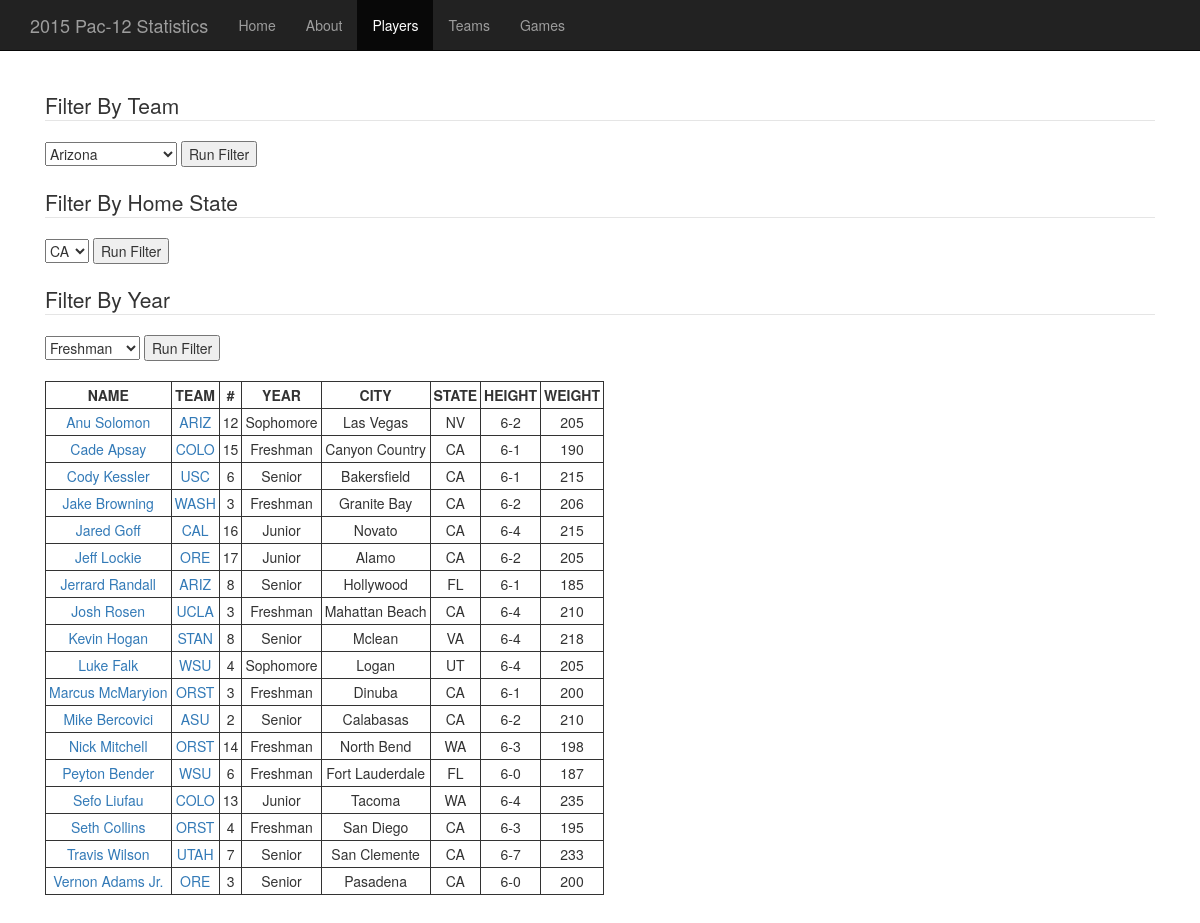
Page /players.php on the committed database.
### tables this page shows
CREATE TABLE p12_player (
   player_id INTEGER UNSIGNED NOT NULL AUTO_INCREMENT,
   team_id INTEGER UNSIGNED NOT NULL,
   first_name VARCHAR(20) NOT NULL,
   last_name VARCHAR(20) NOT NULL,
   uniform_number INTEGER NOT NULL,
   position VARCHAR(3) NOT NULL,
   eligibility_year INTEGER UNSIGNED,
   home_city VARCHAR(30) NOT NULL,
   home_state VARCHAR(2) NOT NULL,
   height INTEGER UNSIGNED NOT NULL,
   weight INTEGER UNSIGNED NOT NULL,
   PRIMARY KEY (player_id),
   CONSTRAINT `fk_player_team` FOREIGN KEY (team_id) REFERENCES p12_team (team_id) ON DELETE CASCADE ON UPDATE CASCADE,
   CONSTRAINT `fk_player_year` FOREIGN KEY (eligibility_year) REFERENCES p12_player_year (year_id) ON DELETE SET NULL ON UPDATE CASCADE
);

CREATE TABLE p12_team (
   team_id INTEGER UNSIGNED NOT NULL AUTO_INCREMENT,
   institution VARCHAR(60) NOT NULL,
   team_name VARCHAR(30) NOT NULL,
   team_short_name VARCHAR(4) NOT NULL,
   nickname VARCHAR(30) NOT NULL,
   city VARCHAR(30) NOT NULL,
   state VARCHAR(2) NOT NULL,
   stadium_name VARCHAR(30) NOT NULL,
   capacity INTEGER UNSIGNED NOT NULL,
   division VARCHAR(10) NOT NULL,
   PRIMARY KEY (team_id),
   UNIQUE KEY (team_name)
);

CREATE TABLE p12_player_year (
   year_id INTEGER UNSIGNED NOT NULL AUTO_INCREMENT,
   year VARCHAR(20) NOT NULL,
   PRIMARY KEY (year_id)
);

### src/players.php (the view, shortened to what this page needs)
<?php include('header.php'); ?>
        <div id="navbar" class="collapse navbar-collapse">
          <ul class="nav navbar-nav">
            <li><a href="index.php">Home</a></li>
            <li><a href="about.php">About</a></li>
            <li class="active"><a href="players.php">Players</a></li>
            <li><a href="teams.php">Teams</a></li>
            <li><a href="games.php">Games</a></li>
          </ul>
        </div>
      </div>
    </nav>
    <div class="container">
      <div class="starter-template">
         <div>
            <form method="post" action="filter_players_team.php">
               <fieldset>
                  <legend>Filter By Team</legend>
                     <select name="Team">
                        <?php
                        if(!($stmt = $mysqli->prepare("
                           SELECT
                              team_id,
                              team_name
                           FROM p12_team
                           ORDER BY team_name
                        "))){
                           echo "Prepare failed: "  . $stmt->errno . " " . $stmt->error;
                        }
                        if(!$stmt->execute()){
                           echo "Execute failed: "  . $mysqli->connect_errno . " " . $mysqli->connect_error;
                        }
                        if(!$stmt->bind_result(
                           $team_id,
                           $team_name
                        )){
                           echo "Bind failed: "  . $mysqli->connect_errno . " " . $mysqli->connect_error;
                        }
                        while($stmt->fetch()){
                         echo '<option value=" '. $team_id . ' "> ' . $team_name . '</option>\n';
                        }
                        ?>
                     </select>
                     <input type="submit" value="Run Filter" />
               </fieldset>
            </form>
         </div>
         <br>
         <div>
            <form method="post" action="filter_players_state.php">
               <fieldset>
                  <legend>Filter By Home State</legend>
                     <select name="State">
                        <?php
                        if(!($stmt = $mysqli->prepare("
                           SELECT
                              home_state
                           FROM p12_player
                           GROUP BY home_state
                           ORDER BY home_state
                        "))){
                           echo "Prepare failed: "  . $stmt->errno . " " . $stmt->error;
                        }
                        if(!$stmt->execute()){
                           echo "Execute failed: "  . $mysqli->connect_errno . " " . $mysqli->connect_error;
                        }
                        if(!$stmt->bind_result(
                           $state
                        )){
                           echo "Bind failed: "  . $mysqli->connect_errno . " " . $mysqli->connect_error;
                        }
                        while($stmt->fetch()){
                         echo '<option value="'. $state . '"> ' . $state . '</option>\n';
                        }
                        ?>
                     </select>
                     <input type="submit" value="Run Filter" />
               </fieldset>
            </form>
         </div>
         <br>
         <div>
            <form method="post" action="filter_players_year.php">
               <fieldset>
                  <legend>Filter By Year</legend>
                     <select name="Year">
                        <?php
                        if(!($stmt = $mysqli->prepare("
                           SELECT
                              year_id,
                              year
                           FROM p12_player_year
                           ORDER BY year_id
                        "))){
                           echo "Prepare failed: "  . $stmt->errno . " " . $stmt->error;
                        }
                        if(!$stmt->execute()){
                           echo "Execute failed: "  . $mysqli->connect_errno . " " . $mysqli->connect_error;
                        }
                        if(!$stmt->bind_result(
                           $year_id,
                           $year
                        )){
                           echo "Bind failed: "  . $mysqli->connect_errno . " " . $mysqli->connect_error;
                        }
                        while($stmt->fetch()){
                         echo '<option value=" '. $year_id . ' "> ' . $year . '</option>\n';
                        }
                        ?>
                     </select>
                     <input type="submit" value="Run Filter" />
               </fieldset>
            </form>
         </div>
         <br>
         <div id="header">
            <table>
               <tr>
                  <th>NAME</th>
                  <th>TEAM</th>
                  <th>#</th>
                  <th>YEAR</th>
                  <th>CITY</th>
                  <th>STATE</th>
                  <th>HEIGHT</th>
                  <th>WEIGHT</th>
               </tr>
               <?php
               if(!($stmt = $mysqli->prepare("
                  SELECT
                     p.player_id,
                     t.team_id,
                     t.team_short_name,
                     p.first_name,
                     p.last_name,
                     p.uniform_number,
                     py.year,
                     p.home_city,
                     p.home_state,
                     p.height,
                     p.weight
                  FROM p12_player p
                  INNER JOIN p12_team t on t.team_id = p.team_id
                  INNER JOIN p12_player_year py on py.year_id = p.eligibility_year
                  ORDER BY first_name
               "))) {
                  echo "Prepare failed: " . $mysqli->connect_errno . " " . $mysqli->connect_error;
               }
               if(!$stmt->execute()){
                  echo "Execute failed: " . $mysqli->connect_errno . " " . $mysqli->connect_error;
               }
               if(!($stmt->bind_result(
                  $player_id,
                  $team_id,
                  $team_name,
                  $fname,
                  $lname,
                  $number,
                  $year,
                  $city,
                  $state,
                  $height,
                  $weight
               ))){
                  echo "Bind failed: " . $mysqli->connect_errno . " " . $mysqli->connect_error;
               }
               while($stmt->fetch()) {
                  $height_feet = floor($height / 12);
                  $height_inches = $height % 12;
                  echo("<tr>\n
                        <td><a href=\"player.php?id=". $player_id . "\">" . $fname . " " . $lname . "</a></td>\n
                        <td><a href=\"team.php?id=" . $team_id . "\">" . $team_name . "</a></td>\n
                        <td>" . $number . "</td>\n
                        <td>" . $year . "</td>\n
                        <td>" . $city . "</td>\n
                        <td>" . $state . "</td>\n
                        <td>" . $height_feet . "-" . $height_inches . "</td>\n
                        <td>" . $weight . "</td>\n
                     </tr>\n");
               }
               ?>
            </table>
         </div>
      </div>
    </div>
<?php include('footer.php'); ?>

### src/css/starter-template.css (style rules this page uses)
body { padding-top: 50px; }
.starter-template { padding: 40px 15px; text-align: center; }
table, tr, th, td { padding: 3px; }
table, tr, th, td { border: 1px solid; }
th { text-align: center; }
form { text-align: left; }

### rows in the picture
p12_player: first_name "Anu", last_name "Solomon", team.team_short_name "ARIZ", uniform_number "12", eligibility_year.year "Sophomore", home_city "Las Vegas", home_state "NV", height "6", height "2", weight "205"
p12_player: first_name "Cade", last_name "Apsay", team.team_short_name "COLO", uniform_number "15", eligibility_year.year "Freshman", home_city "Canyon Country", home_state "CA", height "6", height "1", weight "190"
p12_player: first_name "Cody", last_name "Kessler", team.team_short_name "USC", uniform_number "6", eligibility_year.year "Senior", home_city "Bakersfield", home_state "CA", height "6", height "1", weight "215"
p12_player: first_name "Jake", last_name "Browning", team.team_short_name "WASH", uniform_number "3", eligibility_year.year "Freshman", home_city "Granite Bay", home_state "CA", height "6", height "2", weight "206"
p12_player: first_name "Jared", last_name "Goff", team.team_short_name "CAL", uniform_number "16", eligibility_year.year "Junior", home_city "Novato", home_state "CA", height "6", height "4", weight "215"
p12_player: first_name "Jeff", last_name "Lockie", team.team_short_name "ORE", uniform_number "17", eligibility_year.year "Junior", home_city "Alamo", home_state "CA", height "6", height "2", weight "205"
p12_player: first_name "Jerrard", last_name "Randall", team.team_short_name "ARIZ", uniform_number "8", eligibility_year.year "Senior", home_city "Hollywood", home_state "FL", height "6", height "1", weight "185"
p12_player: first_name "Josh", last_name "Rosen", team.team_short_name "UCLA", uniform_number "3", eligibility_year.year "Freshman", home_city "Mahattan Beach", home_state "CA", height "6", height "4", weight "210"
p12_player: first_name "Kevin", last_name "Hogan", team.team_short_name "STAN", uniform_number "8", eligibility_year.year "Senior", home_city "Mclean", home_state "VA", height "6", height "4", weight "218"
p12_player: first_name "Luke", last_name "Falk", team.team_short_name "WSU", uniform_number "4", eligibility_year.year "Sophomore", home_city "Logan", home_state "UT", height "6", height "4", weight "205"
p12_player: first_name "Marcus", last_name "McMaryion", team.team_short_name "ORST", uniform_number "3", eligibility_year.year "Freshman", home_city "Dinuba", home_state "CA", height "6", height "1", weight "200"
p12_player: first_name "Mike", last_name "Bercovici", team.team_short_name "ASU", uniform_number "2", eligibility_year.year "Senior", home_city "Calabasas", home_state "CA", height "6", height "2", weight "210"
p12_player: first_name "Nick", last_name "Mitchell", team.team_short_name "ORST", uniform_number "14", eligibility_year.year "Freshman", home_city "North Bend", home_state "WA", height "6", height "3", weight "198"
p12_player: first_name "Peyton", last_name "Bender", team.team_short_name "WSU", uniform_number "6", eligibility_year.year "Freshman", home_city "Fort Lauderdale", home_state "FL", height "6", height "0", weight "187"
p12_player: first_name "Sefo", last_name "Liufau", team.team_short_name "COLO", uniform_number "13", eligibility_year.year "Junior", home_city "Tacoma", home_state "WA", height "6", height "4", weight "235"
p12_player: first_name "Seth", last_name "Collins", team.team_short_name "ORST", uniform_number "4", eligibility_year.year "Freshman", home_city "San Diego", home_state "CA", height "6", height "3", weight "195"
p12_player: first_name "Travis", last_name "Wilson", team.team_short_name "UTAH", uniform_number "7", eligibility_year.year "Senior", home_city "San Clemente", home_state "CA", height "6", height "7", weight "233"
p12_player: first_name "Vernon", last_name "Adams Jr.", team.team_short_name "ORE", uniform_number "3", eligibility_year.year "Senior", home_city "Pasadena", home_state "CA", height "6", height "0", weight "200"

### other values in the picture
form field Team "Arizona"
form field State "CA"
form field Year "Freshman"
